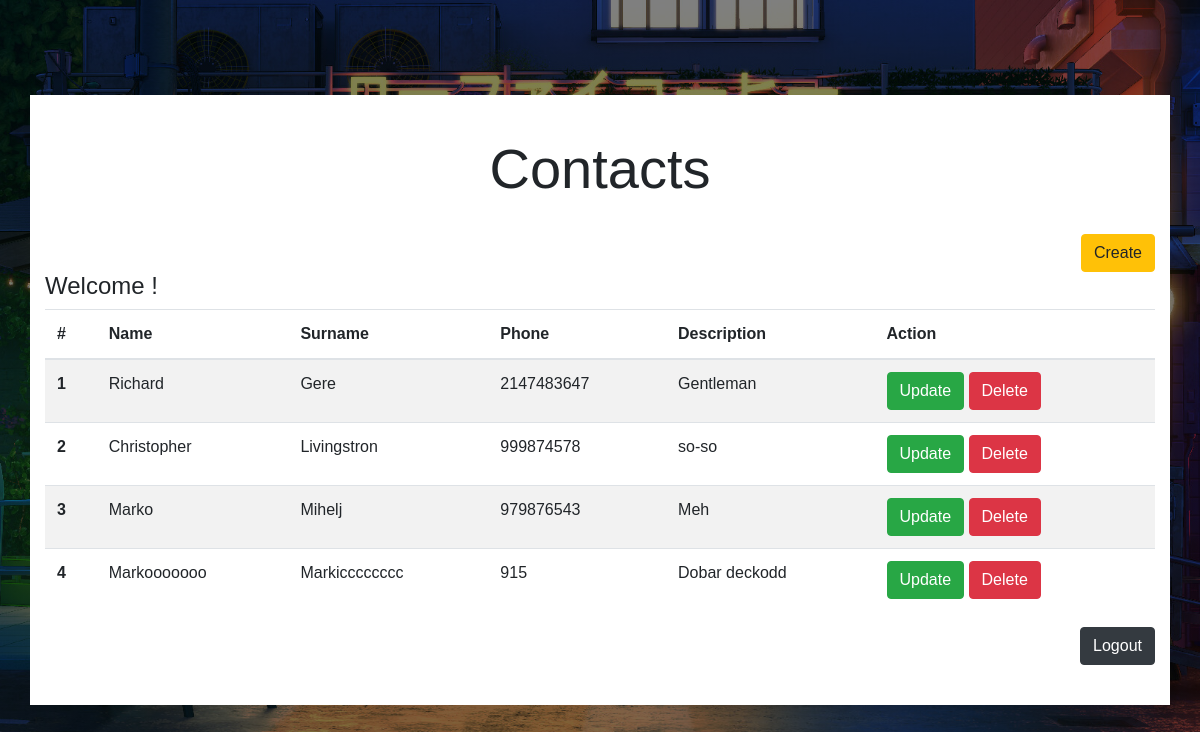
Page /site.php on the earlier database version.
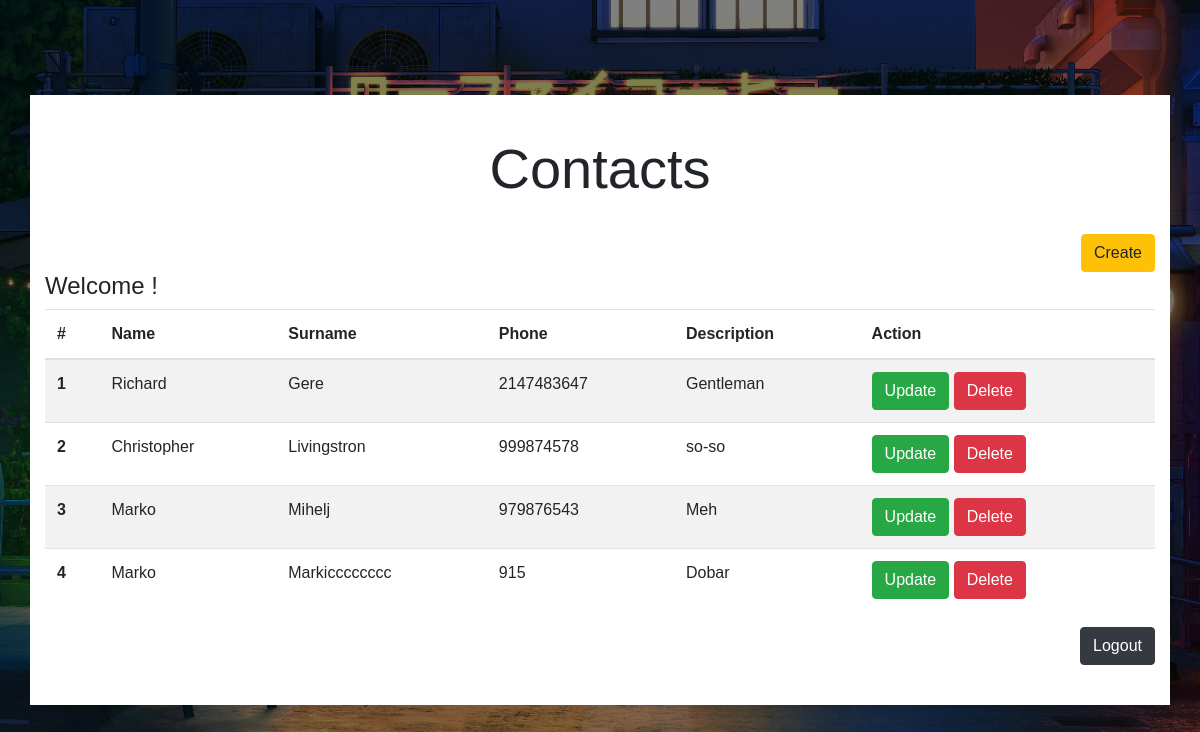
Same page on the later database version.
### tables this page shows
CREATE TABLE `contacts` (
  `id` int(11) NOT NULL,
  `name` varchar(255) NOT NULL,
  `surname` varchar(255) NOT NULL,
  `phone` int(25) NOT NULL,
  `description` varchar(255) NOT NULL,
  `username` varchar(25) DEFAULT NULL
);

### site.php (the view, shortened to what this page needs)
<?php
	include "connect.php";
	$sql = "SELECT * FROM contacts ORDER BY id DESC";
	$result = mysqli_query($connection, $sql);
?>
<!DOCTYPE html>
<html lang="en">
	<head>
		<link rel="stylesheet" type="text/css" href="style.css">
		<link rel="stylesheet" href="https://maxcdn.bootstrapcdn.com/bootstrap/4.0.0/css/bootstrap.min.css">
	</head>
	<body>
	<div class="container">
		<div class="box">
			<h4 class="display-4 text-center">Contacts</h4><br>
			<div class="link-right">
				<a href="add.php" class="btn btn-warning">Create</a>
			</div>
			<h4 class="link-left"><?php echo "Welcome " . $_SESSION['username'] . "!"; ?></h4>
			<?php if (mysqli_num_rows($result)) { ?>
			<table class="table table-striped">
			  <thead>
			    <tr>
			      <th scope="col">#</th>
			      <th scope="col">Name</th>
			      <th scope="col">Surname</th>
				  <th scope="col">Phone</th>
				  <th scope="col">Description</th>
			      <th scope="col">Action</th>
			    </tr>
			  </thead>
			  <tbody>
			  	<?php
			  	   $i = 0;
			  	   while($rows = mysqli_fetch_assoc($result)){
			  	   $i++;
			  	 ?>
			    <tr>
			      <th scope="row"><?=$i?></th>
			      <td><?=$rows['name']?></td>
			      <td><?php echo $rows['surname']; ?></td>
				  <td><?php echo $rows['phone']; ?></td>
				  <td><?php echo $rows['description']; ?></td>
			      <td><a href="edit.php?id=<?=$rows['id']?>"
			      	     class="btn btn-success">Update</a>
			      	  <a href="delete.php?id=<?=$rows['id']?>"
			      	     class="btn btn-danger">Delete</a>
			      </td>
			    </tr>
			    <?php } ?>
			  </tbody>
			</table>
			<?php } ?>
			<div class="link-right">
				<a class="btn btn-dark" href = "logout.php">Logout</a>
			</div>
	</div>
	</body>
</html>

### style.css (style rules this page uses)
* { margin: 0; padding: 0; box-sizing: border-box; font-family: 'Poppins', sans-serif; }
body { width: 100%; min-height: 100vh; background-image: linear-gradient(rgba(0,0,0,.5), rgba(0,0,0,.5)), url(background.jpg); background-position: center; background-size: cover; display: flex; justify-content: center; align-items: center; }
.container { width: 400px; min-height: 400px; background: #FFF; padding: 40px 30px; }
.link-right { display: flex; justify-content: flex-end; }

Differences in the rows shown:
changed contacts "Markicccccccc": name "Markooooooo" → "Marko"; description "Dobar deckodd" → "Dobar"
